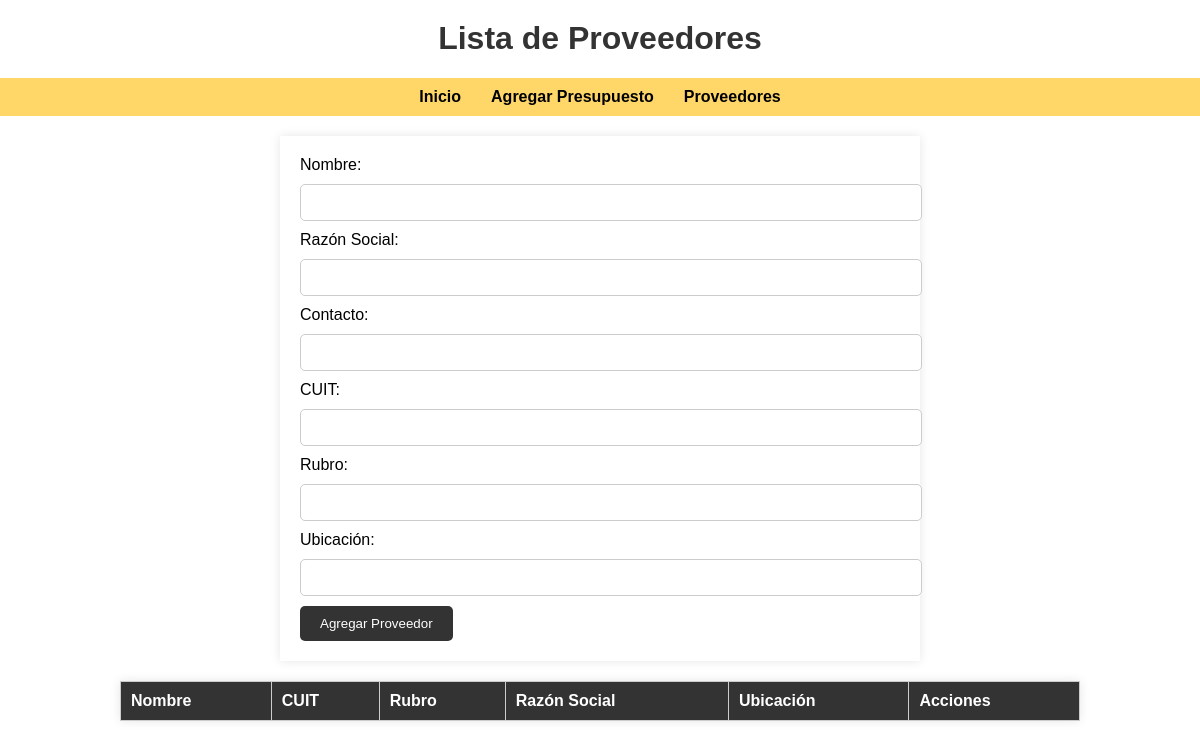
The app's page /proveedores, older data.
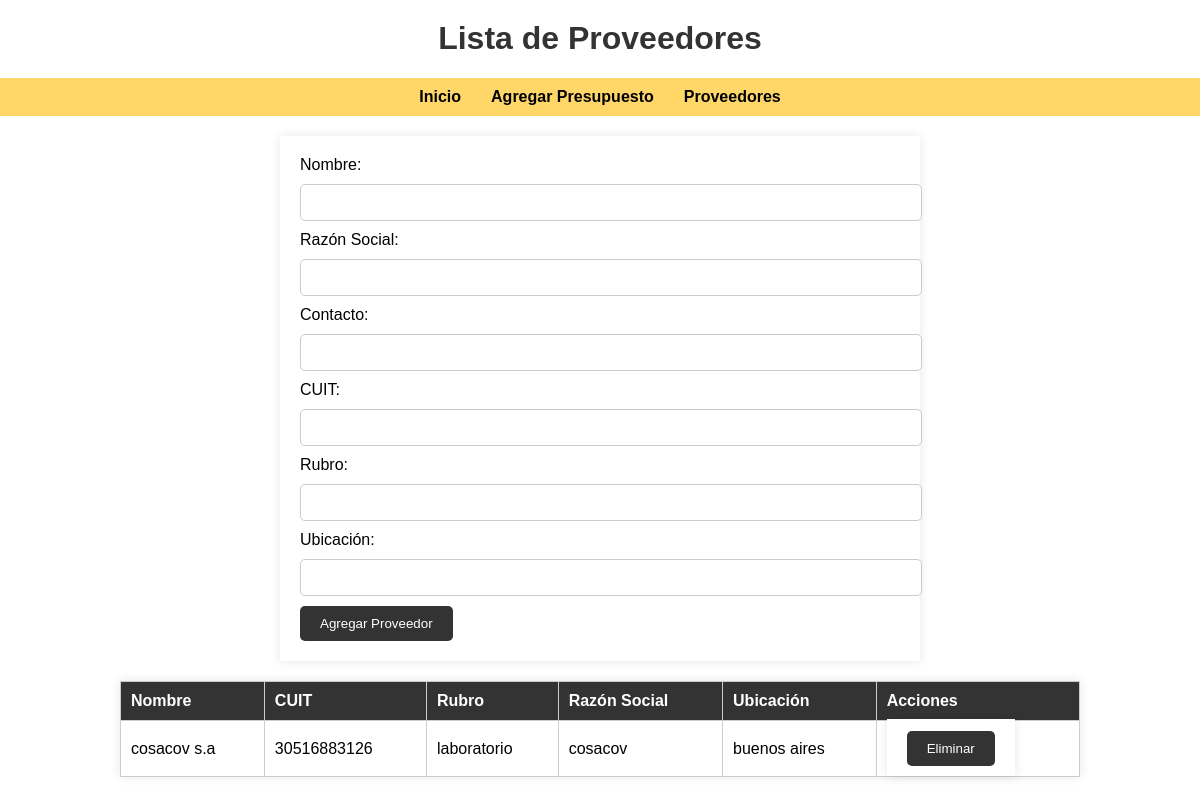
The same page, newer data.
### tables this page shows
CREATE TABLE proveedores (
        id INTEGER PRIMARY KEY AUTOINCREMENT,
        nombre TEXT NOT NULL,
        razonsocial TEXT NOT NULL,
        contacto TEXT NOT NULL,
        cuit TEXT NOT NULL,
        rubro TEXT NOT NULL,
        ubicacion TEXT NOT NULL
    );

### appy.py (the view)
@app.route('/proveedores')
def proveedores():
    conn = obtener_conexion()
    cursor = conn.cursor()
    cursor.execute('SELECT * FROM proveedores')
    proveedores = cursor.fetchall()
    conn.close()
    return render_template('proveedores.html', proveedores=proveedores)

### appy.py (called while the page is built)
def obtener_conexion():
    conn = sqlite3.connect('empresa.db', check_same_thread=False)
    conn.row_factory = sqlite3.Row  # Acceder a las filas por nombre de columna
    return conn

### templates/proveedores.html (shortened to what this page needs)
<!DOCTYPE html>
<html lang="es">
<head>
    <link rel="stylesheet" href="{{ url_for('static', filename='css/styles.css') }}">
</head>
<body>
    <h1>Lista de Proveedores</h1>
    <nav>
        <ul>
            <li><a href="{{ url_for('index') }}">Inicio</a></li>
            <li><a href="{{ url_for('agregar_presupuesto') }}">Agregar Presupuesto</a></li>
            <li><a href="{{ url_for('proveedores') }}">Proveedores</a></li>
        </ul>
    </nav>
    <form action="{{ url_for('agregar_proveedor') }}" method="POST">
        <label for="nombre">Nombre:</label><br>
        <input type="text" name="nombre" required><br>
        <label for="razonsocial">Razón Social:</label><br>
        <input type="text" name="razonsocial" required><br>
        <label for="contacto">Contacto:</label><br>
        <input type="text" name="contacto" required><br>
        <label for="cuit">CUIT:</label><br>
        <input type="text" name="cuit" required><br>
        <label for="rubro">Rubro:</label><br>
        <input type="text" name="rubro" required><br>
        <label for="ubicacion">Ubicación:</label><br>
        <input type="text" name="ubicacion" required><br>
        <button type="submit">Agregar Proveedor</button>
    </form>
    <table>
        <thead>
            <tr>
                <th>Nombre</th>
                <th>CUIT</th>
                <th>Rubro</th>
                <th>Razón Social</th>
                <th>Ubicación</th>
                <th>Acciones</th>
            </tr>
        </thead>
        <tbody>
            {% for proveedor in proveedores %}
                <tr>
                    <td>{{ proveedor.nombre }}</td>
                    <td>{{ proveedor.cuit }}</td>
                    <td>{{ proveedor.rubro }}</td>
                    <td>{{ proveedor.razonsocial }}</td>
                    <td>{{ proveedor.ubicacion }}</td>
                    <td>
                        <form action="{{ url_for('eliminar_proveedor', id=proveedor.id) }}" method="POST" style="display:inline;">
                            <button type="submit">Eliminar</button>
                        </form>
                    </td>
                </tr>
            {% endfor %}
        </tbody>
    </table>
</body>
</html>

### static/css/styles.css (style rules this page uses)
body { font-family: Arial, sans-serif; background-color: #ffffff; margin: 0; padding: 0; }
nav { background-color: #ffd769; color: #000000; padding: 10px 0; }
nav ul { list-style: none; padding: 0; margin: 0; display: flex; justify-content: center; flex-wrap: wrap; }
nav ul li { margin: 0 15px; }
nav ul li a { color: #000000; text-decoration: none; font-weight: bold; }
h1 { text-align: center; color: #333; margin-top: 20px; }
table { width: 80%; margin: 20px auto; border-collapse: collapse; background-color: #fff; box-shadow: 0 0 10px rgba(0, 0, 0, 0.1); }
table th, table td { padding: 10px; border: 1px solid #ccc; text-align: left; }
table th { background-color: #333; color: #fff; }
form { max-width: 600px; margin: 20px auto; padding: 20px; background-color: #fff; box-shadow: 0 0 10px rgba(0, 0, 0, 0.1); }
form input, form textarea { width: 100%; padding: 10px; margin: 10px 0; border: 1px solid #ccc; border-radius: 5px; }
form button { background-color: #333; color: #fff; padding: 10px 20px; border: none; border-radius: 5px; cursor: pointer; }

Row changes from the older to the newer data that the page shows:
added proveedores: nombre "cosacov s.a", cuit "30516883126", rubro "laboratorio", razonsocial "cosacov", ubicacion "buenos aires"
